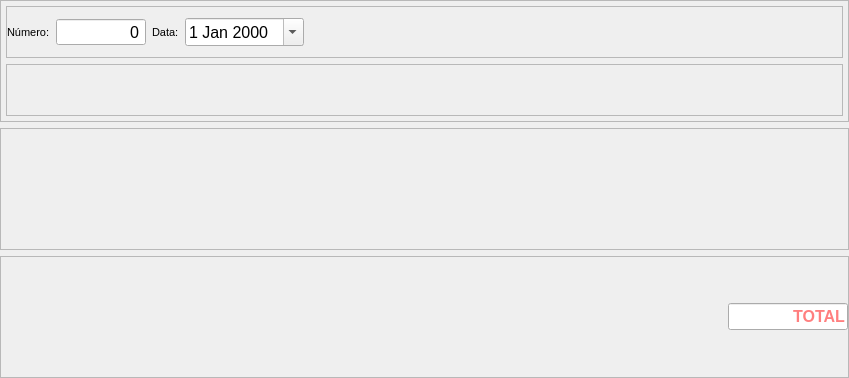
<?xml version="1.0" encoding="UTF-8"?>
<ui version="4.0">
 <class>NoteWidget</class>
 <widget class="QFrame" name="NoteWidget">
  <property name="geometry">
   <rect>
    <x>0</x>
    <y>0</y>
    <width>849</width>
    <height>378</height>
   </rect>
  </property>
  <property name="windowTitle">
   <string>BKFrame</string>
  </property>
  <property name="frameShape">
   <enum>QFrame::NoFrame</enum>
  </property>
  <property name="frameShadow">
   <enum>QFrame::Sunken</enum>
  </property>
  <layout class="QVBoxLayout" name="verticalLayout">
   <property name="leftMargin">
    <number>0</number>
   </property>
   <property name="topMargin">
    <number>0</number>
   </property>
   <property name="rightMargin">
    <number>0</number>
   </property>
   <property name="bottomMargin">
    <number>0</number>
   </property>
   <item>
    <widget class="QFrame" name="frameHeader">
     <property name="frameShape">
      <enum>QFrame::StyledPanel</enum>
     </property>
     <property name="frameShadow">
      <enum>QFrame::Plain</enum>
     </property>
     <layout class="QVBoxLayout" name="verticalLayout_2">
      <property name="spacing">
       <number>6</number>
      </property>
      <property name="leftMargin">
       <number>5</number>
      </property>
      <property name="topMargin">
       <number>5</number>
      </property>
      <property name="rightMargin">
       <number>5</number>
      </property>
      <property name="bottomMargin">
       <number>5</number>
      </property>
      <item>
       <widget class="QFrame" name="frame_3">
        <property name="frameShape">
         <enum>QFrame::StyledPanel</enum>
        </property>
        <property name="frameShadow">
         <enum>QFrame::Raised</enum>
        </property>
        <layout class="QHBoxLayout" name="horizontalLayout_2">
         <property name="leftMargin">
          <number>0</number>
         </property>
         <property name="topMargin">
          <number>0</number>
         </property>
         <property name="rightMargin">
          <number>0</number>
         </property>
         <property name="bottomMargin">
          <number>0</number>
         </property>
         <item>
          <widget class="QLabel" name="label_2">
           <property name="font">
            <font>
             <pointsize>8</pointsize>
             <weight>50</weight>
             <bold>false</bold>
            </font>
           </property>
           <property name="text">
            <string>Número:</string>
           </property>
          </widget>
         </item>
         <item>
          <widget class="QSpinBox" name="number">
           <property name="minimumSize">
            <size>
             <width>90</width>
             <height>0</height>
            </size>
           </property>
           <property name="font">
            <font>
             <pointsize>12</pointsize>
             <weight>50</weight>
             <bold>false</bold>
            </font>
           </property>
           <property name="wrapping">
            <bool>false</bool>
           </property>
           <property name="alignment">
            <set>Qt::AlignRight|Qt::AlignTrailing|Qt::AlignVCenter</set>
           </property>
           <property name="readOnly">
            <bool>true</bool>
           </property>
           <property name="buttonSymbols">
            <enum>QAbstractSpinBox::NoButtons</enum>
           </property>
           <property name="correctionMode">
            <enum>QAbstractSpinBox::CorrectToPreviousValue</enum>
           </property>
           <property name="showGroupSeparator" stdset="0">
            <bool>false</bool>
           </property>
           <property name="prefix">
            <string/>
           </property>
           <property name="minimum">
            <number>0</number>
           </property>
           <property name="maximum">
            <number>999999999</number>
           </property>
           <property name="displayIntegerBase">
            <number>10</number>
           </property>
          </widget>
         </item>
         <item>
          <widget class="QLabel" name="label">
           <property name="font">
            <font>
             <pointsize>8</pointsize>
             <weight>50</weight>
             <bold>false</bold>
            </font>
           </property>
           <property name="text">
            <string>Data:</string>
           </property>
          </widget>
         </item>
         <item>
          <widget class="QDateEdit" name="date">
           <property name="font">
            <font>
             <pointsize>12</pointsize>
             <weight>50</weight>
             <bold>false</bold>
            </font>
           </property>
           <property name="wrapping">
            <bool>false</bool>
           </property>
           <property name="frame">
            <bool>true</bool>
           </property>
           <property name="buttonSymbols">
            <enum>QAbstractSpinBox::UpDownArrows</enum>
           </property>
           <property name="calendarPopup">
            <bool>true</bool>
           </property>
          </widget>
         </item>
         <item>
          <spacer name="horizontalSpacer">
           <property name="orientation">
            <enum>Qt::Horizontal</enum>
           </property>
           <property name="sizeHint" stdset="0">
            <size>
             <width>40</width>
             <height>20</height>
            </size>
           </property>
          </spacer>
         </item>
        </layout>
       </widget>
      </item>
      <item>
       <widget class="QFrame" name="frameSupplier">
        <property name="frameShape">
         <enum>QFrame::StyledPanel</enum>
        </property>
        <property name="frameShadow">
         <enum>QFrame::Raised</enum>
        </property>
        <layout class="QHBoxLayout" name="horizontalLayout_3">
         <property name="leftMargin">
          <number>0</number>
         </property>
         <property name="topMargin">
          <number>0</number>
         </property>
         <property name="rightMargin">
          <number>0</number>
         </property>
         <property name="bottomMargin">
          <number>0</number>
         </property>
        </layout>
       </widget>
      </item>
     </layout>
    </widget>
   </item>
   <item>
    <widget class="QFrame" name="frameTable">
     <property name="frameShape">
      <enum>QFrame::StyledPanel</enum>
     </property>
     <property name="frameShadow">
      <enum>QFrame::Raised</enum>
     </property>
     <layout class="QVBoxLayout" name="verticalLayout_3">
      <property name="leftMargin">
       <number>0</number>
      </property>
      <property name="topMargin">
       <number>0</number>
      </property>
      <property name="rightMargin">
       <number>0</number>
      </property>
      <property name="bottomMargin">
       <number>0</number>
      </property>
     </layout>
    </widget>
   </item>
   <item>
    <widget class="QFrame" name="frameTotal">
     <property name="frameShape">
      <enum>QFrame::StyledPanel</enum>
     </property>
     <property name="frameShadow">
      <enum>QFrame::Raised</enum>
     </property>
     <layout class="QHBoxLayout" name="horizontalLayout">
      <property name="leftMargin">
       <number>0</number>
      </property>
      <property name="topMargin">
       <number>0</number>
      </property>
      <property name="rightMargin">
       <number>0</number>
      </property>
      <property name="bottomMargin">
       <number>0</number>
      </property>
      <item>
       <spacer name="horizontalSpacer_2">
        <property name="orientation">
         <enum>Qt::Horizontal</enum>
        </property>
        <property name="sizeHint" stdset="0">
         <size>
          <width>40</width>
          <height>20</height>
         </size>
        </property>
       </spacer>
      </item>
      <item>
       <widget class="QLineEdit" name="total">
        <property name="enabled">
         <bool>true</bool>
        </property>
        <property name="minimumSize">
         <size>
          <width>120</width>
          <height>0</height>
         </size>
        </property>
        <property name="maximumSize">
         <size>
          <width>120</width>
          <height>16777215</height>
         </size>
        </property>
        <property name="palette">
         <palette>
          <active>
           <colorrole role="Text">
            <brush brushstyle="SolidPattern">
             <color alpha="255">
              <red>255</red>
              <green>0</green>
              <blue>0</blue>
             </color>
            </brush>
           </colorrole>
          </active>
          <inactive>
           <colorrole role="Text">
            <brush brushstyle="SolidPattern">
             <color alpha="255">
              <red>255</red>
              <green>0</green>
              <blue>0</blue>
             </color>
            </brush>
           </colorrole>
          </inactive>
          <disabled>
           <colorrole role="Text">
            <brush brushstyle="SolidPattern">
             <color alpha="255">
              <red>120</red>
              <green>120</green>
              <blue>120</blue>
             </color>
            </brush>
           </colorrole>
          </disabled>
         </palette>
        </property>
        <property name="font">
         <font>
          <pointsize>12</pointsize>
          <weight>75</weight>
          <bold>true</bold>
         </font>
        </property>
        <property name="frame">
         <bool>true</bool>
        </property>
        <property name="echoMode">
         <enum>QLineEdit::Normal</enum>
        </property>
        <property name="alignment">
         <set>Qt::AlignRight|Qt::AlignTrailing|Qt::AlignVCenter</set>
        </property>
        <property name="readOnly">
         <bool>true</bool>
        </property>
        <property name="placeholderText">
         <string>TOTAL</string>
        </property>
        <property name="clearButtonEnabled">
         <bool>false</bool>
        </property>
       </widget>
      </item>
     </layout>
    </widget>
   </item>
  </layout>
 </widget>
 <resources/>
 <connections/>
</ui>
